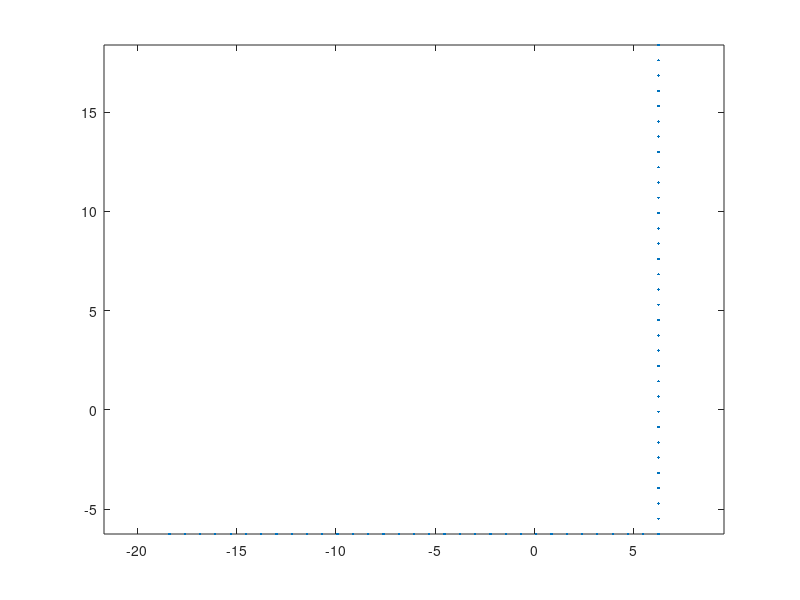
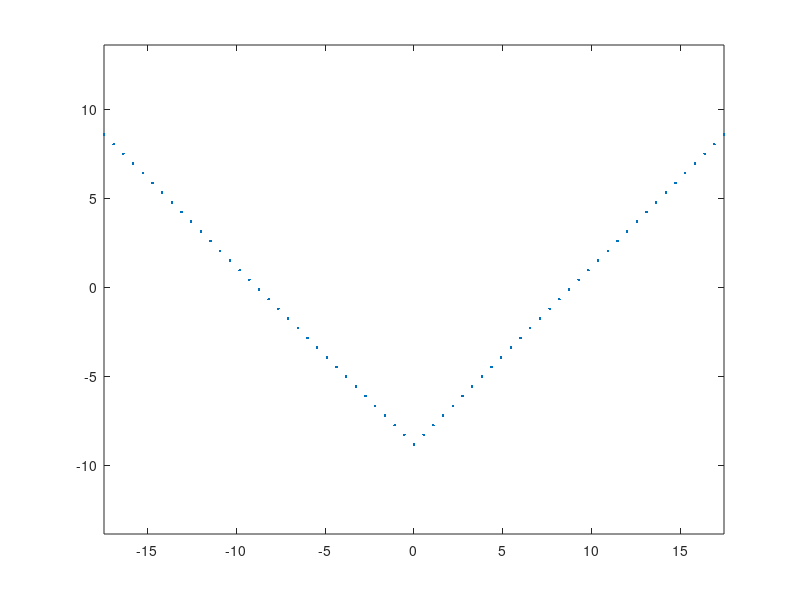

These charts were generated, in order, by the following MATLAB code:
%% form a fiber section of a L section
clear;clc;
%% input section propertities
% a = length of leg 1/inch (long)
% b = length of leg 2/inch (short)
% t = thickness/inch
% nfa = number of fibers along leg 1
% nfb = number of fibers along leg 2
% nft = number of fibers along thickness (assume 1 here)
a=25.4;
b=25.4;
t=0.762;
nfa=round(a/t);
nfb=round(b/t);
nft=1;
%% torsional stiffness
J=(a+b-t)*t^3/3;
%% calculate coordinates of centroid with respect to the vertex of L section
A=(a+b)*t-t^2; % section area
yc=((a-t)*t*t/2+b*t*b/2)/A; % distance between centroid and vertex in the local y' direction
zc=((b-t)*t*t/2+a*t*a/2)/A; % distance between centroid and vertex in the local z' direction

%% calculate principle axes (rotation from local axes y'-z' to principle axes y-z)
I1y=1/12*t*a^3+(a/2-zc)^2*t*a; % moment of inertia of leg 1 w.r.t. y'
I1z=1/12*a*t^3+(yc-t/2)^2*t*a; % moment of inertia of leg 1 w.r.t. z'
I1yz=0+(a/2-zc)*(yc-t/2)*t*a; % moment of inertia of leg 1 w.r.t. y'-z'
I2y=1/12*(b-t)*t^3+(zc-t/2)^2*t*(b-t); % moment of inertia of leg 2 w.r.t. y'
I2z=1/12*t*(b-t)^3+((b-t)/2+t-yc)^2*t*(b-t); % moment of inertia of leg 2 w.r.t. z'
I2yz=0+(zc-t/2)*((b-t)/2+t-yc)*t*(b-t); % moment of inertia of leg 2 w.r.t. y'-z'
Iy1=I1y+I2y; % moment of inertia of L section w.r.t. y'
Iz1=I1z+I2z; % moment of inertia of L section w.r.t. z'
Iyz1=I1yz+I2yz; % moment of inertia of L section w.r.t. y'-z'
Iy=(Iy1+Iz1)/2+1/2*sqrt((Iy1-Iz1)^2+4*Iyz1^2); % moment of inertia of L section w.r.t. y
Iz=(Iy1+Iz1)/2-1/2*sqrt((Iy1-Iz1)^2+4*Iyz1^2); % moment of inertia of L section w.r.t. y
alpha=atan(-2*Iyz1/(Iz1-Iy1))/2; % rotation from local axes y'-z' to principle axes y-z
alpha=abs(alpha); %make sure alpha is positive at pi/4 (equal legs)
%% calculate fiber coordinates w.r.t. z'-y'
SCcoordz1y1=[zc-t/2;-(yc-t/2)]; % shear center coordinates w.r.t. z'-y'
P=zeros(2,nfa+nfb-1); % fiber coordinates w.r.t. z'-y', first row of P is z', second row of P is y'
dPz=[-a/nfa;0];
dPy=[0;b/nfb];
for i=1:nfa
    P(:,i)=SCcoordz1y1+(i-1)*dPz;
end
for i=1:(nfb-1)
    P(:,nfa+i)=SCcoordz1y1+i*dPy;
end
plot(P(1,:),P(2,:),'.')
axis equal
%% transform fiber coordinates to z-y
T=[cos(alpha),sin(alpha);
    -sin(alpha),cos(alpha)]; % transformation matrix
Q=T*P; % first row of Q is z, second row of Q is y
figure
plot(Q(1,:),Q(2,:),'.')
axis equal
%% Calculate approximate elastic properties (Iy, Iz, betaY and betaZ)
Af=zeros(nfa+nfb-1,1); % area of each fiber
Af(1)=a/nfa*b/nfb-(a/nfa-t)*(b/nfb-t);
Af(2:nfa)=a/nfa*t;
Af(nfa+1:nfa+nfb-1)=b/nfb*t;

Qsquared=Q.^2;
IyIz_appr=Qsquared*Af; % approximate to [Iy;Iz]

QsumCol=sum(Qsquared,1); % calculate y^2+z^2
QsumColz=Q(1,:).*QsumCol; % calculate z(y^2+z^2)
QsumColy=Q(2,:).*QsumCol; % calculate y(y^2+z^2)
betaY=QsumColz*Af/Iy-2*Q(1,1);
betaZ=QsumColy*Af/Iz-2*Q(2,1);

%% output Tcl command lines to generate fiber sections
fileID1=fopen('Lsection.tcl','w');
%fprintf(fileID,'%7s %5s %5i %1s\n','section','Fiber',10000+secID,'{');
for i = 1:(nfa+nfb-1)
%                                                                          %fiber %yLoc  %zLoc   Area    MaterialID  SectorialCoord ys, and zs of shear center
    fprintf(fileID1,'    %5s %16.8f %16.8f %16.8f %6s%1s\n','fiber',Q(2,i),Q(1,i),Af(i),'$matID',';');
end
fclose(fileID1);

%% output L section properties
fileID=fopen('LsectionProperties.tcl','w');
                                           % ys     zs     
fprintf(fileID,'%16.8f %16.8f %16.8f %16.8f\n',Q(2,1),Q(1,1),alpha,J);
fclose(fileID);

%% calculate polar radius of gyration
r02=Q(2,1)^2+Q(1,1)^2+(Iy+Iz)/A;
r0=sqrt(r02);